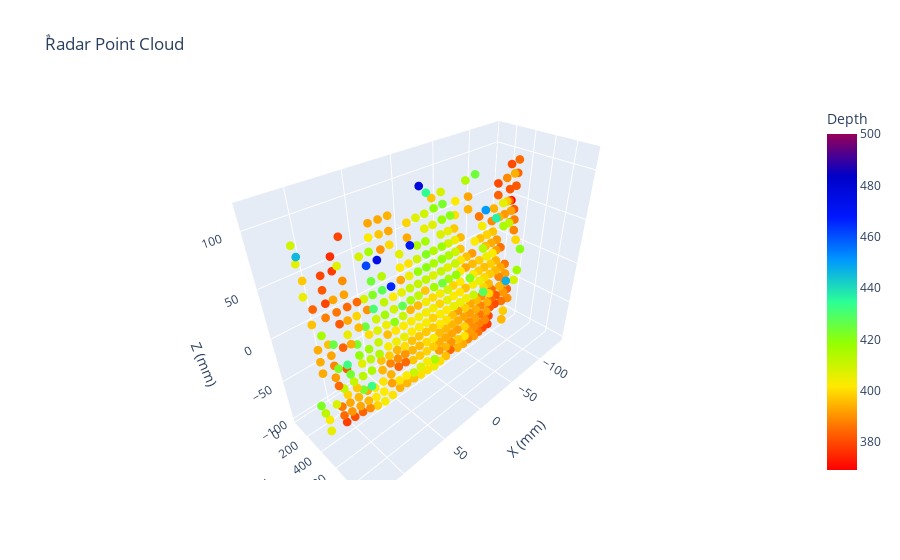

Source (notebook cell):
### Code cell
plot_3D_threshold("ahmed_image_40cm_0",1,'y',500)

### Figure 1 — Plotly figure (JSON) as saved in the notebook; plotly's stock layout.template omitted (floating-point values rounded to 4 significant figures; data arrays with more than 128 entries replaced by an {"elided": "..."} marker saying what was removed)
{"data": [{"hovertemplate": "X (mm)=%{x}<br>Y (mm)=%{y}<br>Z (mm)=%{z}<br>Depth=%{marker.color}<extra></extra>", "legendgroup": "", "marker": {"color": {"elided": "372 float values"}, "coloraxis": "coloraxis", "line": {"width": 0}, "opacity": 1, "size": 3, "symbol": "circle"}, "mode": "markers", "name": "", "scene": "scene", "showlegend": false, "type": "scatter3d", "x": {"elided": "372 float values"}, "y": {"elided": "372 float values"}, "z": {"elided": "372 float values"}}], "layout": {"coloraxis": {"cmax": 500, "cmin": 369.1, "colorbar": {"title": {"text": "Depth"}}, "colorscale": [[0, "rgb(255,0,0)"], [0.125, "rgb(255,111,0)"], [0.25, "rgb(255,234,0)"], [0.375, "rgb(151,255,0)"], [0.5, "rgb(44,255,150)"], [0.625, "rgb(0,152,255)"], [0.75, "rgb(0,25,255)"], [0.875, "rgb(0,0,200)"], [1, "rgb(150,0,90)"]]}, "legend": {"tracegroupgap": 0}, "scene": {"domain": {"x": [0, 1], "y": [0, 1]}, "xaxis": {"title": {"text": "X (mm)"}}, "yaxis": {"range": [0, 1000], "title": {"text": "Y (mm)"}}, "zaxis": {"title": {"text": "Z (mm)"}}}, "title": {"text": "ٌRadar Point Cloud"}}}
